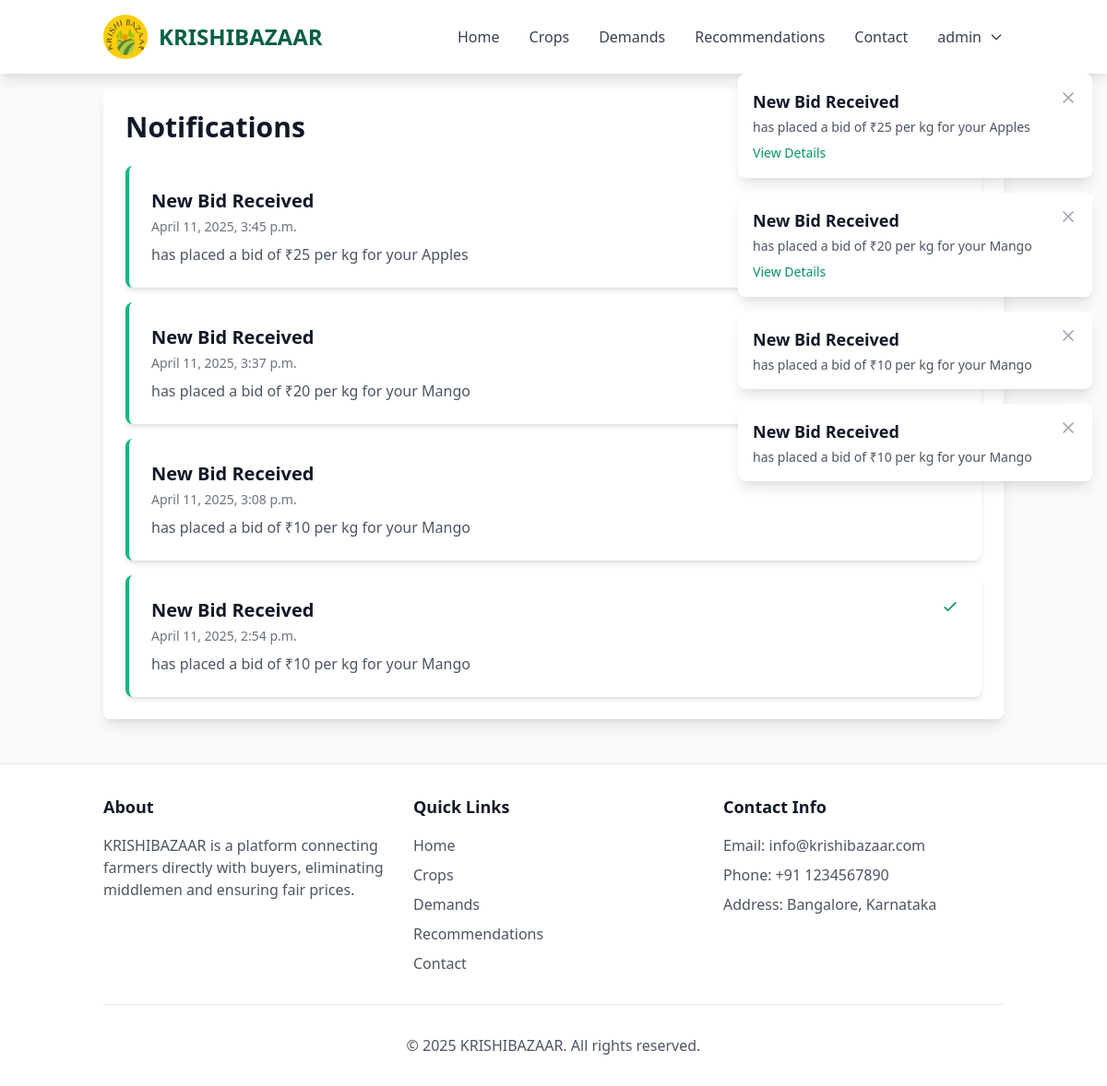
The app's page /notifications/ (signed in) with its own data.
### accounts/models.py (models this page shows, shortened)
class CustomUser(AbstractUser):
    ROLE_CHOICES = [
        ('farmer', _('Farmer')),
        ('buyer', _('Buyer')),
    ]
    role = models.CharField(max_length=10, choices=ROLE_CHOICES, default='buyer')
    phone_number = models.CharField(max_length=15, blank=True)
    address = models.TextField(blank=True)
    state = models.CharField(max_length=100, blank=True)
    district = models.CharField(max_length=100, blank=True)
    pincode = models.CharField(max_length=10, blank=True)
    @property
    def is_farmer(self):
        return self.role == 'farmer'
    @property
    def is_buyer(self):
        return self.role == 'buyer'

### notifications/models.py (models this page shows, shortened)
class Notification(models.Model):
    NOTIFICATION_TYPES = (
        ('bid', _('Bid')),
        ('bid_accepted', _('Bid Accepted')),
        ('bid_rejected', _('Bid Rejected')),
        ('demand', _('Demand')),
        ('response', _('Demand Response')),
        ('system', _('System')),
    )
    user = models.ForeignKey(CustomUser, on_delete=models.CASCADE, related_name='notifications')
    title = models.CharField(max_length=200, verbose_name=_('Title'))
    message = models.TextField(verbose_name=_('Message'))
    notification_type = models.CharField(max_length=20, choices=NOTIFICATION_TYPES, default='system', verbose_name=_('Type'))
    related_url = models.CharField(max_length=200, blank=True, null=True, verbose_name=_('Related URL'))
    is_read = models.BooleanField(default=False, verbose_name=_('Is Read'))
    created_at = models.DateTimeField(auto_now_add=True)
    updated_at = models.DateTimeField(auto_now=True)
    class Meta:
        verbose_name = _('Notification')
        verbose_name_plural = _('Notifications')
        ordering = ['-created_at']

### notifications/views.py (the view)
# urls.py: path('notifications/', include('notifications.urls', namespace='notifications')),
@login_required
def notifications(request):
    notifications = request.user.notifications.all()
    return render(request, 'notifications/list.html', {'notifications': notifications})

### templates/notifications/list.html (shortened to what this page needs)
{% extends 'base.html' %}
{% load static %}
{% load i18n %}
{% block content %}
<div class="bg-white bg-opacity-90 rounded-lg shadow-lg p-6">
    <div class="flex justify-between items-center mb-6">
        <h1 class="text-3xl font-bold text-gray-900">{% trans "Notifications" %}</h1>
        {% if notifications %}
        <form method="post" action="{% url 'notifications:mark_all_read' %}" class="inline">
            <button type="submit" class="text-green-600 hover:text-green-700 font-medium">
            </button>
        </form>
        {% endif %}
    </div>
    <div class="space-y-4">
        {% for notification in notifications %}
        <div class="bg-white rounded-lg shadow-md overflow-hidden hover:shadow-lg transition duration-300 {% if not notification.is_read %}border-l-4 border-green-500{% endif %}">
            <div class="p-6">
                <div class="flex justify-between items-start">
                    <div>
                        <h2 class="text-xl font-semibold text-gray-900">{{ notification.title }}</h2>
                        <p class="mt-1 text-sm text-gray-500">{{ notification.created_at|date:"F j, Y, g:i a" }}</p>
                    </div>
                    {% if not notification.is_read %}
                    <form method="post" action="{% url 'notifications:mark_read' notification.id %}" class="inline">
                        <button type="submit" class="text-green-600 hover:text-green-700">
                            <svg class="h-5 w-5" fill="none" viewBox="0 0 24 24" stroke="currentColor">
                                <path stroke-linecap="round" stroke-linejoin="round" stroke-width="2" d="M5 13l4 4L19 7" />
                            </svg>
                        </button>
                    </form>
                    {% endif %}
                </div>
                <p class="mt-2 text-gray-600">{{ notification.message }}</p>
            </div>
        </div>
        {% endfor %}
    </div>
</div>
{% endblock %}

### templates/base.html (shortened to what this page needs)
{% load static %}
{% load i18n %}
<!DOCTYPE html>
<html lang="{{ LANGUAGE_CODE }}">
<head>
    <link href="https://cdnjs.cloudflare.com/ajax/libs/tailwindcss/2.2.19/tailwind.min.css" rel="stylesheet">
</head>
<body class="bg-gray-50">
    <div class="bg-video-container">
    </div>
    <nav class="bg-white bg-opacity-95 shadow-lg fixed w-full top-0 z-50">
        <div class="container mx-auto px-6 py-4">
            <div class="flex items-center justify-between">
                <div class="flex items-center">
                    <img src="{% static 'img/logo.png' %}" alt="{% trans 'KRISHIBAZAAR Logo' %}" class="h-12 w-12 rounded-full">
                    <span class="text-2xl font-bold text-green-800 ml-3">{% trans "KRISHIBAZAAR" %}</span>
                </div>
                <div class="hidden md:flex items-center space-x-8">
                    <a href="{% url 'home' %}" class="nav-link text-gray-700 hover:text-green-800">{% trans "Home" %}</a>
                    <a href="{% url 'crops:list' %}" class="nav-link text-gray-700 hover:text-green-800">{% trans "Crops" %}</a>
                    <a href="{% url 'bidding:demand_list' %}" class="nav-link text-gray-700 hover:text-green-800">{% trans "Demands" %}</a>
                    <a href="{% url 'crops:recommendation' %}" class="nav-link text-gray-700 hover:text-green-800">{% trans "Recommendations" %}</a>
                    <a href="{% url 'accounts:contact' %}" class="nav-link text-gray-700 hover:text-green-800">{% trans "Contact" %}</a>
                    {% if user.is_authenticated %}
                        <div class="relative" x-data="{ open: false }" @click.away="open = false">
                            <button @click="open = !open" class="flex items-center space-x-2 text-gray-700 hover:text-green-800">
                                <span>{{ user.get_full_name|default:user.username }}</span>
                                <svg class="w-4 h-4" fill="none" stroke="currentColor" viewBox="0 0 24 24">
                                    <path stroke-linecap="round" stroke-linejoin="round" stroke-width="2" d="M19 9l-7 7-7-7"></path>
                                </svg>
                            </button>
                        </div>
                    {% else %}
                        <a href="{% url 'accounts:login' %}" class="bg-green-700 text-white px-6 py-2 rounded-lg hover:bg-green-800 transition duration-300">
                            {% trans "Login" %}
                        </a>
                    {% endif %}
                </div>
            </div>
        </div>
    </nav>
    {% if user.is_authenticated %}
    <div class="fixed top-20 right-4 z-50 max-w-sm w-full">
        {% for notification in user.notifications.all %}
            {% if not notification.is_read %}
            <div class="bg-white rounded-lg shadow-lg p-4 mb-4 transform transition-all duration-300 hover:scale-105"
                 x-data="{ show: true }"
                 x-show="show"
                 x-transition:enter="transition ease-out duration-300"
                 x-transition:enter-start="opacity-0 transform translate-x-full"
                 x-transition:enter-end="opacity-100 transform translate-x-0"
                 x-transition:leave="transition ease-in duration-300"
                 x-transition:leave-start="opacity-100 transform translate-x-0"
                 x-transition:leave-end="opacity-0 transform translate-x-full">
                <div class="flex justify-between items-start">
                    <div class="flex-1">
                        <h3 class="text-lg font-semibold text-gray-900">{{ notification.title }}</h3>
                        <p class="mt-1 text-sm text-gray-600">{{ notification.message }}</p>
                        {% if notification.related_url %}
                        <a href="{{ notification.related_url }}" class="mt-2 inline-block text-sm text-green-600 hover:text-green-800">
                            {% trans "View Details" %}
                        </a>
                        {% endif %}
                    </div>
                    <button @click="show = false; fetch('{% url 'notifications:mark_read' notification.id %}', {method: 'POST'})"
                            class="ml-4 text-gray-400 hover:text-gray-500">
                        <svg class="h-5 w-5" fill="none" stroke="currentColor" viewBox="0 0 24 24">
                            <path stroke-linecap="round" stroke-linejoin="round" stroke-width="2" d="M6 18L18 6M6 6l12 12"></path>
                        </svg>
                    </button>
                </div>
            </div>
            {% endif %}
        {% endfor %}
    </div>
    {% endif %}
    <main class="container mx-auto px-6 pt-24 pb-12">
        {% block content %}
        {% endblock %}
    </main>
    <footer class="bg-white bg-opacity-95 border-t border-gray-200">
        <div class="container mx-auto px-6 py-8">
            <div class="grid grid-cols-1 md:grid-cols-3 gap-8">
                <div>
                    <h3 class="text-lg font-semibold text-gray-900 mb-4">{% trans "About" %}</h3>
                    <p class="text-gray-600">{% trans "KRISHIBAZAAR is a platform connecting farmers directly with buyers, eliminating middlemen and ensuring fair prices." %}</p>
                </div>
                <div>
                    <h3 class="text-lg font-semibold text-gray-900 mb-4">{% trans "Quick Links" %}</h3>
                    <ul class="space-y-2">
                        <li><a href="{% url 'home' %}" class="text-gray-600 hover:text-green-800">{% trans "Home" %}</a></li>
                        <li><a href="{% url 'crops:list' %}" class="text-gray-600 hover:text-green-800">{% trans "Crops" %}</a></li>
                        <li><a href="{% url 'bidding:demand_list' %}" class="text-gray-600 hover:text-green-800">{% trans "Demands" %}</a></li>
                        <li><a href="{% url 'crops:recommendation' %}" class="text-gray-600 hover:text-green-800">{% trans "Recommendations" %}</a></li>
                        <li><a href="{% url 'accounts:contact' %}" class="text-gray-600 hover:text-green-800">{% trans "Contact" %}</a></li>
                    </ul>
                </div>
                <div>
                    <h3 class="text-lg font-semibold text-gray-900 mb-4">{% trans "Contact Info" %}</h3>
                    <ul class="space-y-2">
                        <li class="text-gray-600">{% trans "Email: info@krishibazaar.com" %}</li>
                        <li class="text-gray-600">{% trans "Phone: +91 1234567890" %}</li>
                        <li class="text-gray-600">{% trans "Address: Bangalore, Karnataka" %}</li>
                    </ul>
                </div>
            </div>
            <div class="mt-8 pt-8 border-t border-gray-200 text-center text-gray-600">
                <p>&copy; {% now "Y" %} {% trans "KRISHIBAZAAR. All rights reserved." %}</p>
            </div>
        </div>
    </footer>
</body>
</html>

### templates/base.html (style rules this page uses)
.bg-video-container { position: fixed; top: 0; left: 0; width: 100%; height: 100%; z-index: -1; overflow: hidden; }
.nav-link { position: relative; }
.nav-link::after { content: ''; position: absolute; width: 0; height: 2px; bottom: -2px; left: 0; background-color: #4f772d; transition: width 0.3s ease; }

### records on screen
CustomUser: get_full_name "admin"
Notification: title "New Bid Received", message "has placed a bid of ₹25 per kg for your Apples", created_at "April 11, 2025, 3:45 p.m."
Notification: title "New Bid Received", message "has placed a bid of ₹20 per kg for your Mango", created_at "April 11, 2025, 3:37 p.m."
Notification: title "New Bid Received", message "has placed a bid of ₹10 per kg for your Mango", created_at "April 11, 2025, 3:08 p.m."
Notification: title "New Bid Received", message "has placed a bid of ₹10 per kg for your Mango", created_at "April 11, 2025, 2:54 p.m.", is_read False (drawn)
